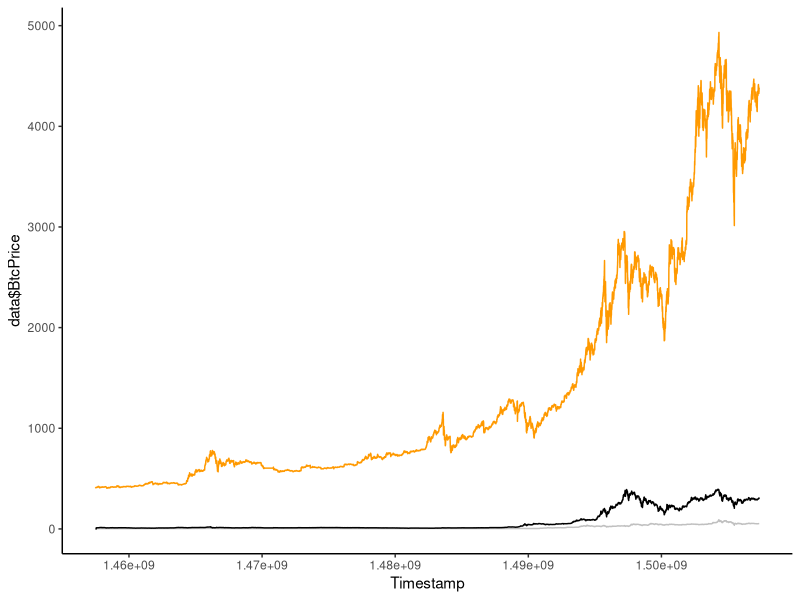
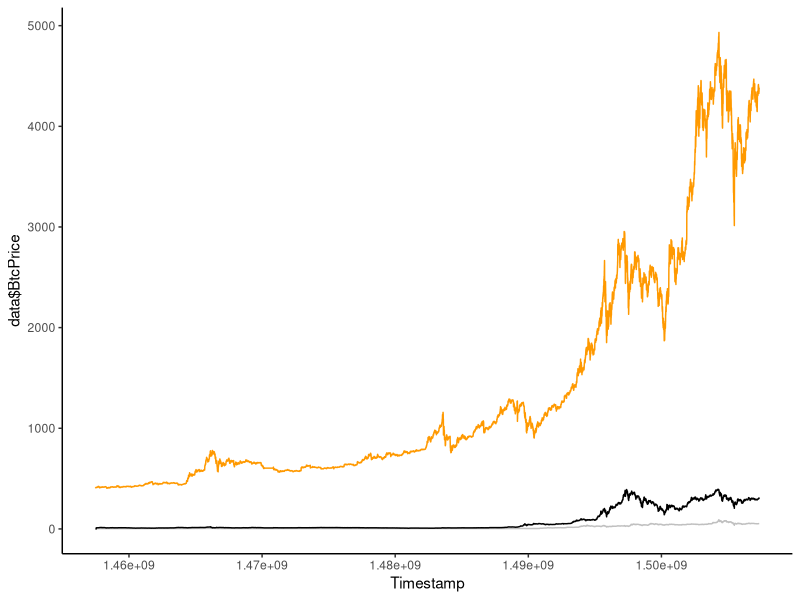
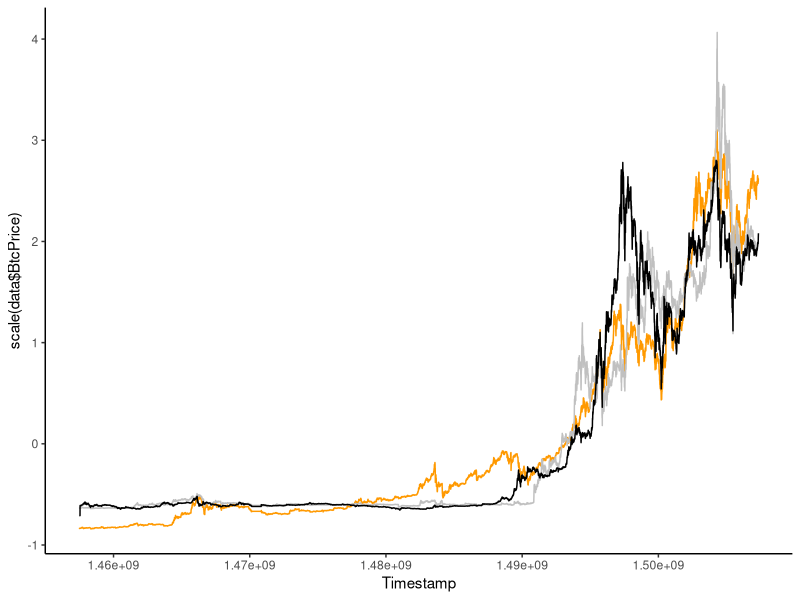
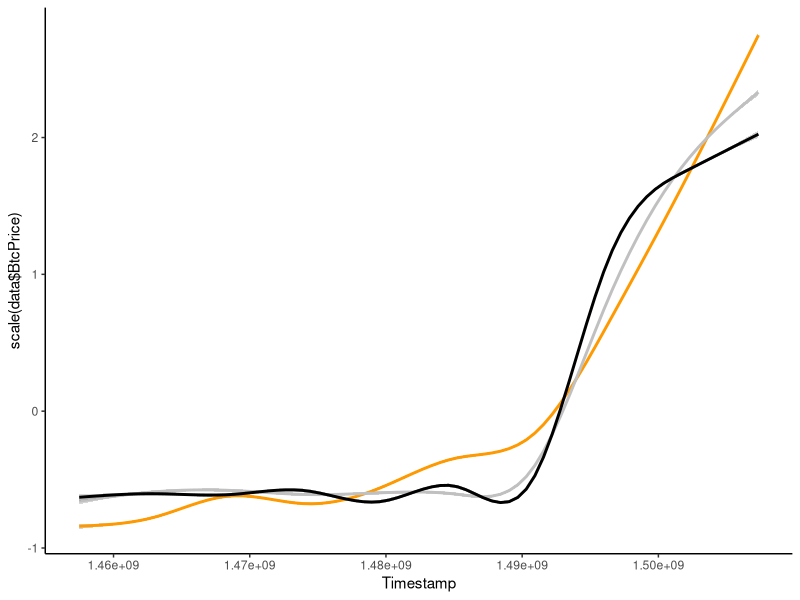
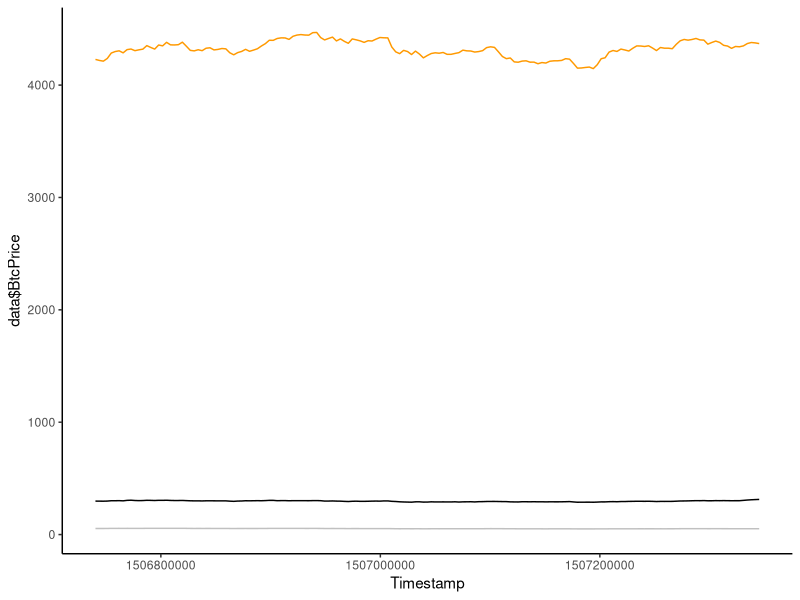
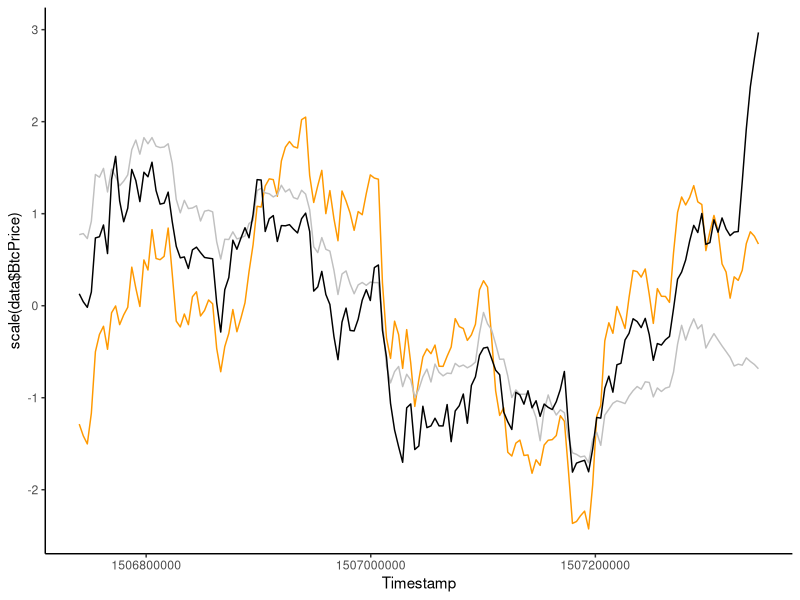
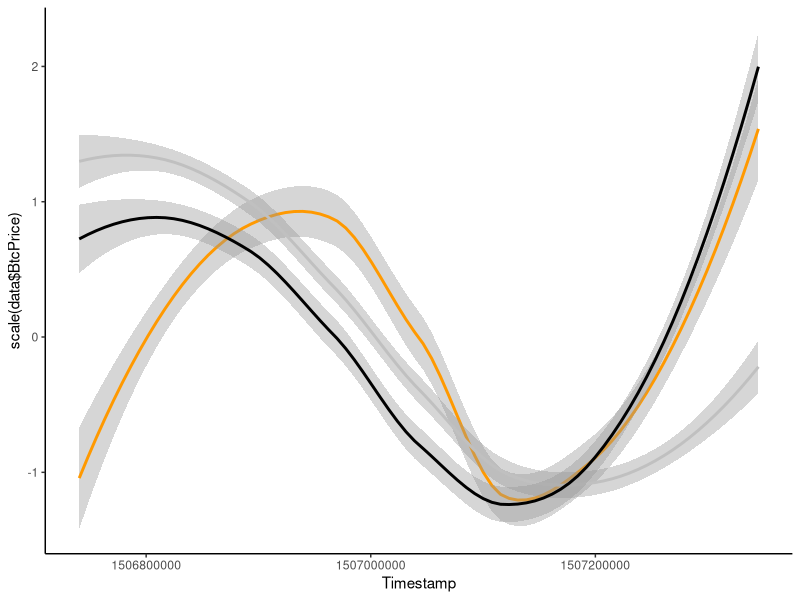
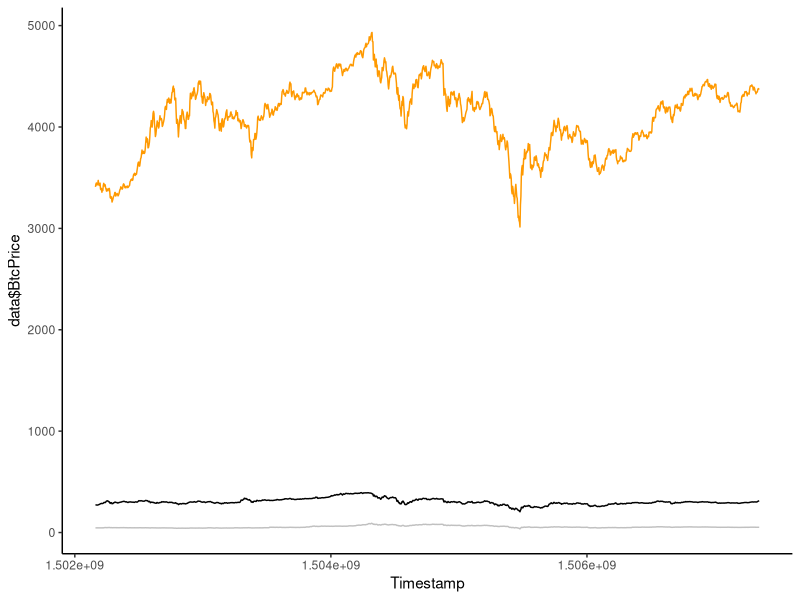

The R source for these figures, in order:
library(data.table)
library(ggplot2)
library(grid)
library(gridExtra)
library(quantmod)

bitcoin <- fread("HourlyData/vwapHourlyBTCUSD.csv")
names(bitcoin) <- c("Timestamp", "BtcDate", "BtcPrice", "BtcVolume")

litecoin <- fread("HourlyData/vwapHourlyLTCUSD.csv")
names(litecoin) <- c("Timestamp", "LtcDate", "LtcPrice", "LtcVolume")

ethereum <- fread("HourlyData/vwapHourlyETHUSD.csv")
names(ethereum) <- c("Timestamp", "EtcDate", "EtcPrice", "EtcVolume")

merge1 <- merge(bitcoin, litecoin, by= "Timestamp")
coins <- merge(merge1, ethereum, by= "Timestamp")
rm(merge1)
coins2017 <- subset(coins, "Timestamp" >= 1483228800)

# Bitcoin = Gold
# 
plot.my.biz1 <-  function(data){
  print(ggplot(data, aes(Timestamp)) +
    geom_line(aes(y=data$BtcPrice), color = "#FF9900") +
    geom_line(aes(y=data$LtcPrice), color = "#C0C0C0") +
    geom_line(aes(y=data$EtcPrice), color = "#000000") +
    theme_classic())
  
}
plot.my.biz2 <-  function(data){
  print(ggplot(data, aes(Timestamp)) +
    geom_line(aes(y=scale(data$BtcPrice)), color = "#FF9900") +
    geom_line(aes(y=scale(data$LtcPrice)), color = "#C0C0C0") +
    geom_line(aes(y=scale(data$EtcPrice)), color = "#000000") +
    theme_classic())
}
plot.my.biz3 <-  function(data){  
  print(ggplot(data, aes(Timestamp)) +
    geom_smooth(aes(y=scale(data$BtcPrice)), color = "#FF9900") +
    geom_smooth(aes(y=scale(data$LtcPrice)), color = "#C0C0C0") +
    geom_smooth(aes(y=scale(data$EtcPrice)), color = "#000000") +
    theme_classic())
}

plot.my.biz1(coins)

plot.my.biz1(coins2017)
plot.my.biz2(coins2017)
plot.my.biz3(coins2017)

lastTrade <- max(coins$Timestamp)
lastTradeWeek <- lastTrade - 604800
lastTrade60 <- lastTrade - 5184000
lastTrade180 <- lastTrade - 15552000
first2017Trade <- 1483228800
first60d2017 <- 1483228800 + 5184000
first90d2017 <- 1483228800 + 7776000
first180d2017 <- 1483228800 + 15552000

coinsLastWeek <- subset(coins, Timestamp >= lastTradeWeek)
coinsLast60 <- subset(coins, Timestamp >= lastTrade60)
coinsLast180 <- subset(coins, Timestamp >= lastTrade180)
coinsFirst60d2017 <- subset(coins, Timestamp >= first2017Trade & Timestamp <= first60d2017)
coinsFirst90d2017 <- subset(coins, Timestamp >= first2017Trade & Timestamp <= first90d2017)
coinsFirst180d2017 <- subset(coins, Timestamp >= first2017Trade & Timestamp <= first180d2017)

plot.my.biz1(coinsLastWeek)
plot.my.biz2(coinsLastWeek)
plot.my.biz3(coinsLastWeek)
  
plot.my.biz1(coinsLast60)
plot.my.biz2(coinsLast60)
plot.my.biz3(coinsLast60)

plot.my.biz1(coinsLast180)
plot.my.biz2(coinsLast180)
plot.my.biz3(coinsLast180)

plot.my.biz1(coinsFirst60d2017)
plot.my.biz2(coinsFirst60d2017)
plot.my.biz3(coinsFirst60d2017)

plot.my.biz1(coinsFirst90d2017)
plot.my.biz2(coinsFirst90d2017)
plot.my.biz3(coinsFirst90d2017)

plot.my.biz1(coinsFirst180d2017)
plot.my.biz2(coinsFirst180d2017)
plot.my.biz3(coinsFirst180d2017)
